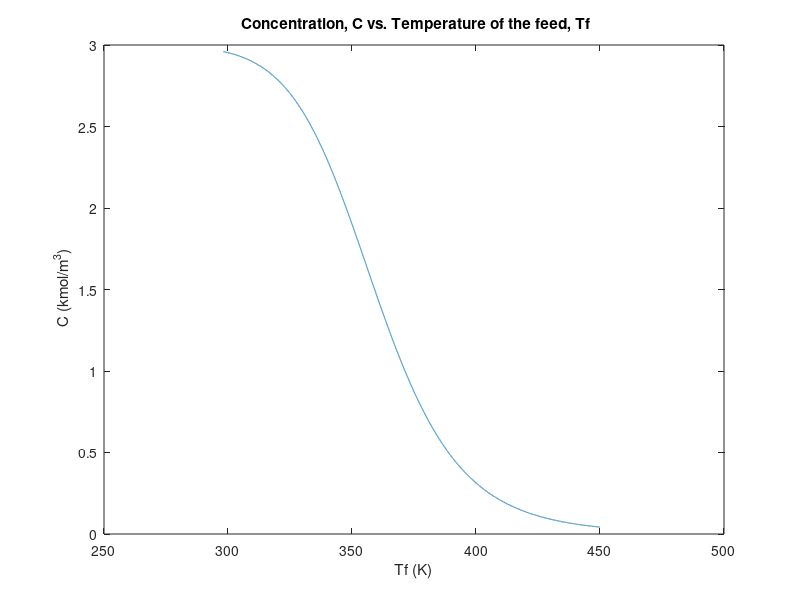
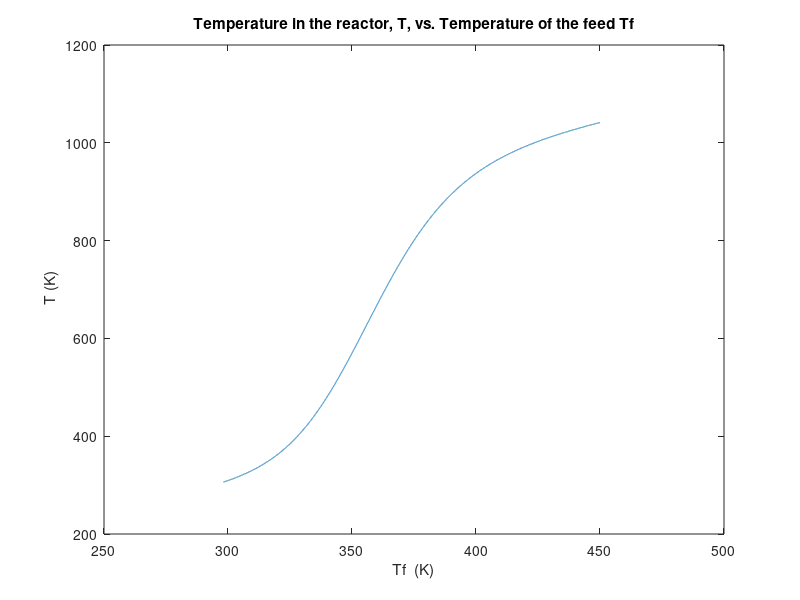

Write the MATLAB code that produced these figures, in order.
%Problem 7 Part A 
clc
clear all
%Print given parameters 
V= 0.018; %m^3
rho= 1000; %kg/m^3
Q=60*10^-6; %m^3/s
Cf=3; %kmol/m^3
delH=-8*10^8; %J/kmol
cp=4000; %J/(kg *K)
ko=4.5*10^6; %s^-1
E= 7550; %K
Tf=[298.15:0.01:450];%K

%Identify the length of the feed temperature Tf
M=numel(Tf);
for i=1:1:M
k(i)=ko*exp(-E/Tf(i));
%The First differential eqution is
%V (dC/dt) = Q (Cf - C) - k C V
%for steady-state 
%0 = Q (Cf - C) - k C V
% Remove the units from the equation by multiplying terms by (1/(Q * Cf))
%0 = (Cf - C)/Cf - ( (k * V)/ (Q * Cf)) * C
%Factor the coefficient of C
% 1 = ( (1/Cf) +( (k V)/(Q *Cf) )*C
%The Second differential eqution is
% dT/dt= ( Q / V)*( Tf - T) - ( ( delH * k )/(rho * cp))* C
%for steady-state 
% 0 = ( Q / V)*( Tf - T) - ( ( delH * k )/(rho * cp))* C
% Remove the units from the equation by multiplying terms by (V /(Q * Tf))
% 0 = (( Tf - T)/ Tf) - ((k * delH * V)/( rho * cp * Q * Tf) * C
%Factor the coefficient of T and C
% 1 = (1/Tf)T - ( (k * delH * V)/( rho cp Q Tf ) )*C

%Write the A matrix 
A= [((1/Cf)+((k(i)*V)/(Q*Cf))), 0; ((k(i)*delH*V)/(rho*cp*Q*Tf(i))), 1/Tf(i)];
%Print the right hand side of the equations as b
b= [1; 1];
%Calculate the concentration and Temperature in the reactor
x=inv(A)*b; 
C(i)=x(1);
T(i)=x(2);
end
%Plot concentration and Temperature
figure
plot(Tf, C)
xlabel('Tf (K)')
ylabel(' C (kmol/m^3)')
title(' Concentration, C vs. Temperature of the feed, Tf')
figure
plot(Tf, T)
xlabel('Tf  (K)')
ylabel(' T (K)')
title('Temperature in the reactor, T, vs. Temperature of the feed Tf')
